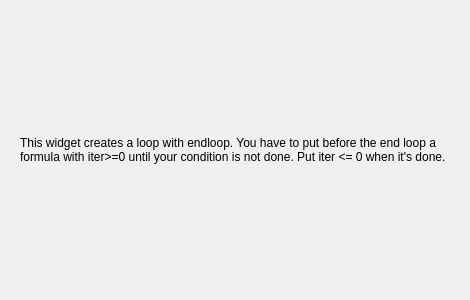
<?xml version="1.0" encoding="UTF-8"?>
<ui version="4.0">
 <class>Form</class>
 <widget class="QWidget" name="Form">
  <property name="geometry">
   <rect>
    <x>0</x>
    <y>0</y>
    <width>470</width>
    <height>300</height>
   </rect>
  </property>
  <property name="windowTitle">
   <string>Form</string>
  </property>
  <widget class="QLabel" name="Description">
   <property name="geometry">
    <rect>
     <x>20</x>
     <y>20</y>
     <width>431</width>
     <height>261</height>
    </rect>
   </property>
   <property name="text">
    <string>This widget creates a loop with endloop. You have to put before the end loop a formula with iter&gt;=0 until your condition is not done. Put iter &lt;= 0 when it's done.</string>
   </property>
   <property name="textFormat">
    <enum>Qt::AutoText</enum>
   </property>
   <property name="alignment">
    <set>Qt::AlignLeading|Qt::AlignLeft|Qt::AlignVCenter</set>
   </property>
   <property name="wordWrap">
    <bool>true</bool>
   </property>
  </widget>
 </widget>
 <resources/>
 <connections/>
</ui>
